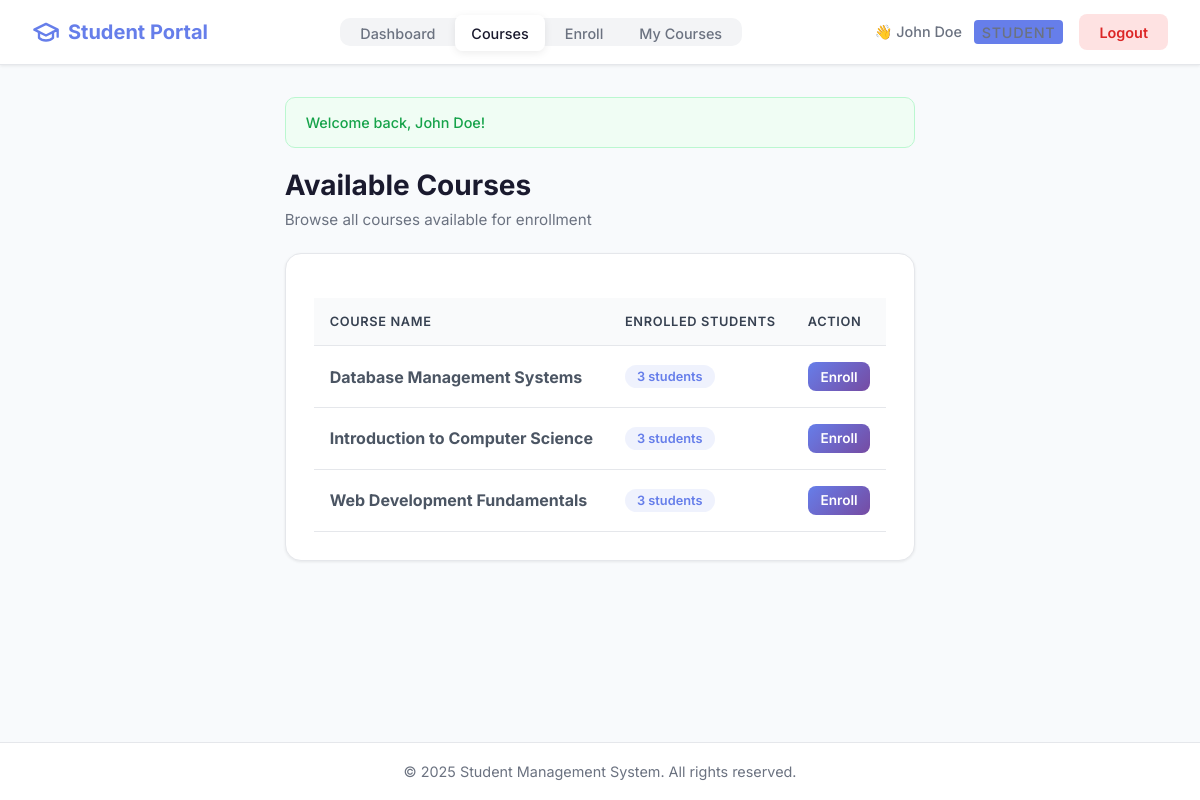
The app's page /student/courses.php (signed in) with its own data.
### tables this page shows
CREATE TABLE IF NOT EXISTS courses (
    id INT PRIMARY KEY AUTO_INCREMENT,
    course_name VARCHAR(100) NOT NULL
);

### config/session.php (called while the page is built, shortened)
<?php
function getFlashMessage()
{
    if (isset($_SESSION['flash'])) {
        $flash = $_SESSION['flash'];
        return $flash;
    }
    return null;
}

### includes/functions.php (called while the page is built, shortened)
<?php
function escape($data)
{
    return htmlspecialchars($data, ENT_QUOTES, 'UTF-8');
}

### student/courses.php (the view, shortened to what this page needs)
<?php
require_once '../config/session.php';
require_once '../includes/functions.php';
$pdo = getDBConnection();
$stmt = $pdo->query("SELECT c.*,
    (SELECT COUNT(*) FROM enrollments e WHERE e.course_id = c.id) as enrolled_count
    FROM courses c ORDER BY enrolled_count DESC, c.course_name ASC");
$courses = $stmt->fetchAll();
include '../includes/header.php';
$flash = getFlashMessage();
?>
<div class="container">
    <?php if ($flash) : ?>
        <div class="alert alert-<?php echo escape($flash['type']); ?>">
            <?php echo escape($flash['message']); ?>
        </div>
    <?php endif; ?>
    <div class="page-header">
        <h1 class="page-title">Available Courses</h1>
        <p class="page-subtitle">Browse all courses available for enrollment</p>
    </div>
    <div class="card">
        <?php if (count($courses) > 0) : ?>
            <table class="table">
                <thead>
                    <tr>
                        <th>Course Name</th>
                        <th>Enrolled Students</th>
                        <th>Action</th>
                    </tr>
                </thead>
                <tbody>
                    <?php foreach ($courses as $course) : ?>
                        <tr>
                            <td>
                                <strong><?php echo escape($course['course_name']); ?></strong>
                            </td>
                            <td>
                                <span class="badge badge-primary">
                                    <?php echo $course['enrolled_count']; ?> students
                                </span>
                            </td>
                            <td>
                                <a href="enrollment.php?course_id=<?php echo $course['id']; ?>"
                                   class="btn btn-primary" style="padding: 0.4rem 0.8rem; font-size: 0.85rem;">
                                    Enroll
                                </a>
                            </td>
                        </tr>
                    <?php endforeach; ?>
                </tbody>
            </table>
        <?php endif; ?>
    </div>
</div>
<?php include '../includes/footer.php'; ?>

### includes/header.php (style rules this page uses)
* { margin: 0; padding: 0; box-sizing: border-box; }
body { font-family: 'Inter', -apple-system, BlinkMacSystemFont, 'Segoe UI', Roboto, sans-serif; background-color: #f8fafc; min-height: 100vh; display: flex; flex-direction: column; color: #1a1a2e; }
.btn { display: inline-flex; align-items: center; justify-content: center; gap: 0.5rem; padding: 0.6rem 1.25rem; border: none; border-radius: 8px; cursor: pointer; text-decoration: none; font-size: 0.9rem; font-weight: 600; font-family: inherit; transition: all 0.3s ease; }
.btn-primary { background: linear-gradient(135deg, #667eea 0%, #764ba2 100%); color: white; }
.container { max-width: 1200px; margin: 0 auto; padding: 2rem; flex: 1; }
.card { background-color: white; border-radius: 16px; box-shadow: 0 1px 3px rgba(0,0,0,0.08); padding: 1.75rem; margin-bottom: 1.5rem; border: 1px solid #e5e7eb; }
.alert { padding: 1rem 1.25rem; border-radius: 10px; margin-bottom: 1.25rem; font-size: 0.9rem; font-weight: 500; }
.alert-success { background-color: #f0fdf4; color: #16a34a; border: 1px solid #bbf7d0; }
.table { width: 100%; border-collapse: collapse; margin-top: 1rem; }
.table th, .table td { padding: 1rem; text-align: left; border-bottom: 1px solid #e5e7eb; }
.table th { background-color: #f9fafb; color: #374151; font-weight: 600; font-size: 0.8rem; text-transform: uppercase; letter-spacing: 0.05em; }
.table td { color: #4b5563; }
.page-header { margin-bottom: 1.5rem; }
.page-title { font-size: 1.75rem; font-weight: 700; color: #1a1a2e; margin-bottom: 0.5rem; }
.page-subtitle { color: #6b7280; font-size: 0.95rem; }
.badge { display: inline-flex; align-items: center; padding: 0.25rem 0.75rem; border-radius: 20px; font-size: 0.8rem; font-weight: 600; }
.badge-primary { background-color: rgba(102, 126, 234, 0.1); color: #667eea; }

### records on screen
courses: course_name "Database Management Systems", enrolled_count "3"
courses: course_name "Introduction to Computer Science", enrolled_count "3"
courses: course_name "Web Development Fundamentals", enrolled_count "3"

### other values on screen
getCurrentUserName() "John Doe"
$flash['message'] "Welcome back, John Doe!"
